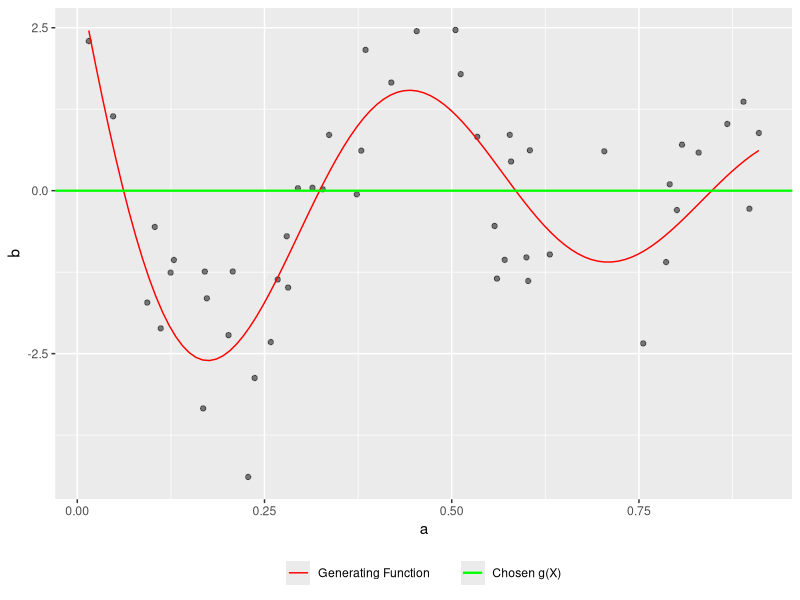
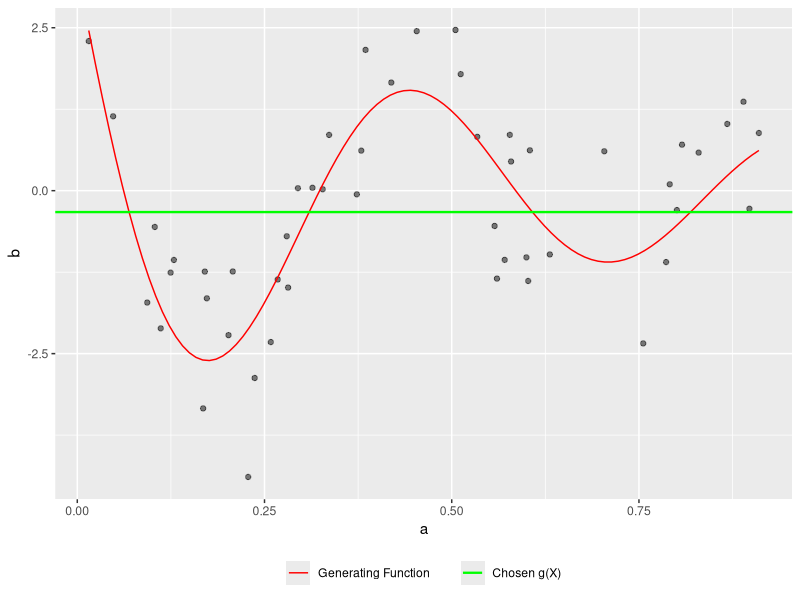
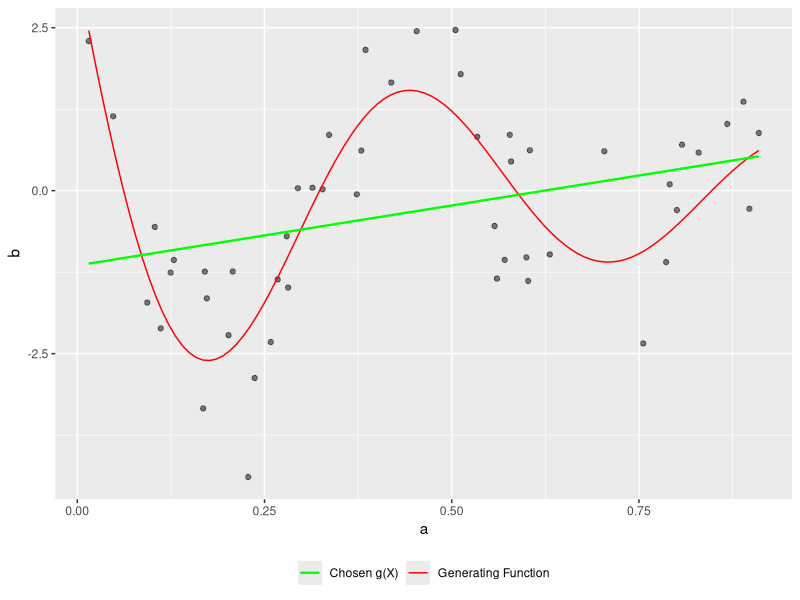
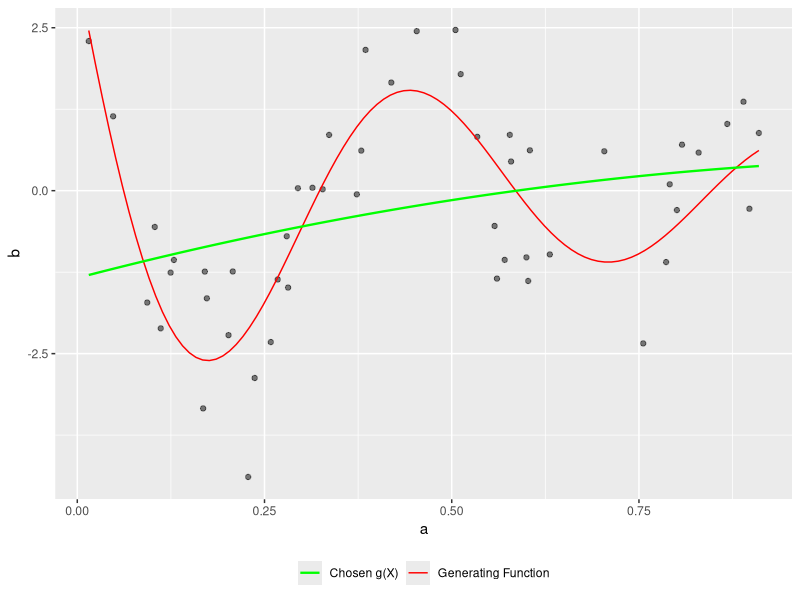
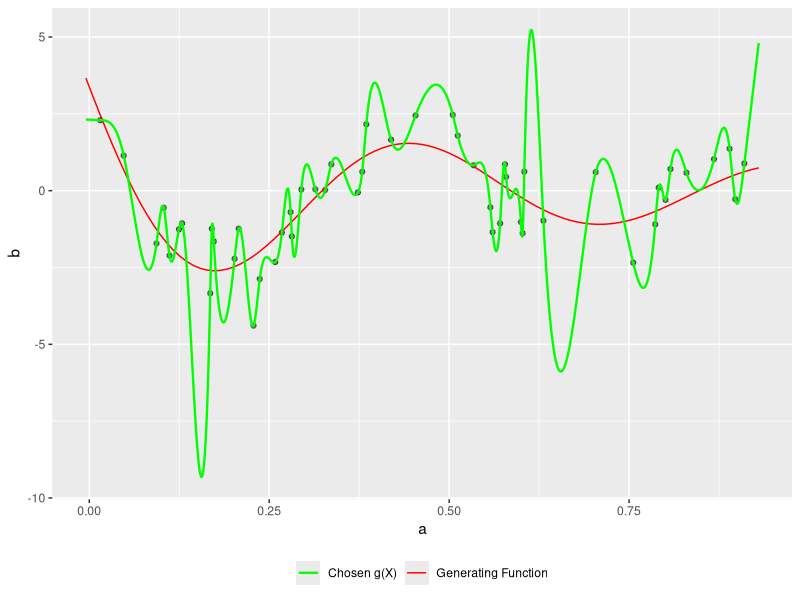
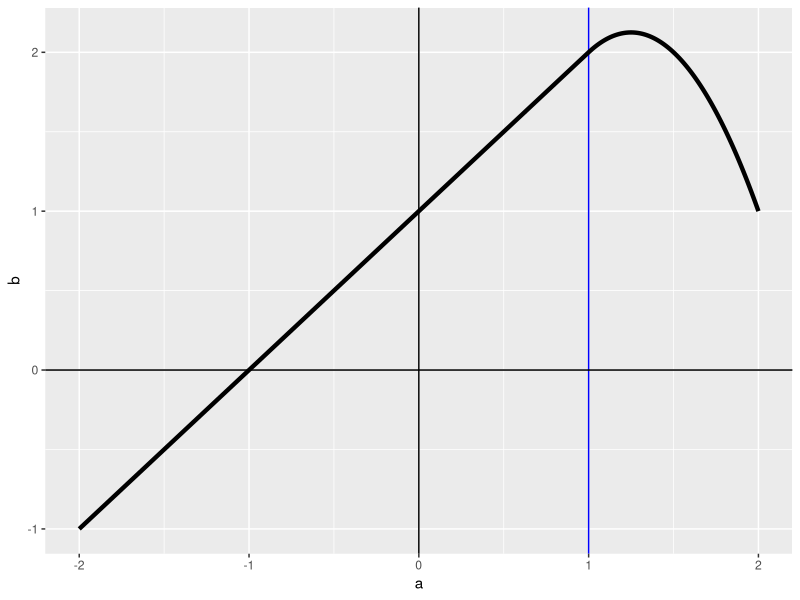
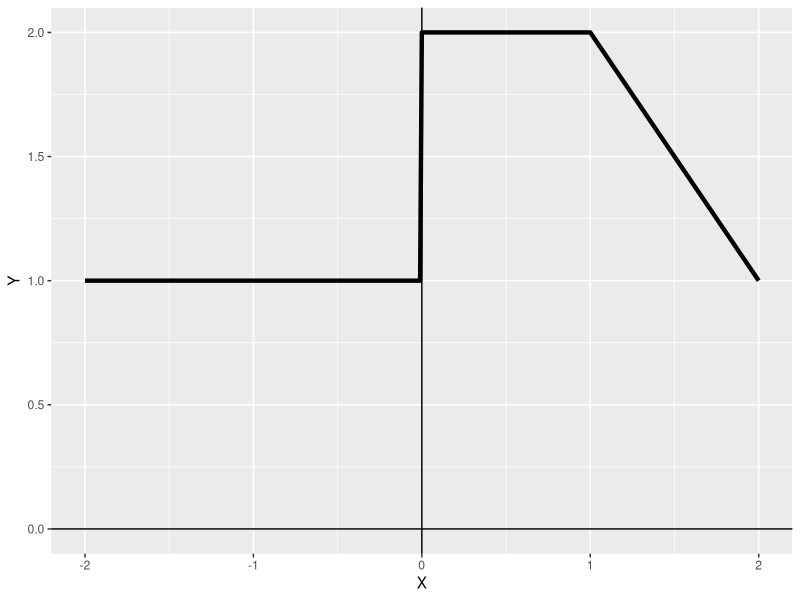

Generate these figures, in order, with R:
## ---- chunk 1
library(ggplot2)
set.seed(3)

a <- runif(50)
eps <- rnorm(50)
b <- sin(12*(a + 0.2)) / (a + 0.2) + eps
generating_fn <- function(a) {sin(12*(a + 0.2)) / (a + 0.2)}
df <- data.frame(a, b)

## ---- chunk 2
ggplot(df, aes(x = a, y = b)) + 
  geom_point(alpha = 0.5) + 
  stat_function(fun = generating_fn, aes(col = "Generating Function")) + 
  geom_hline(aes(yintercept = 0, linetype = "Chosen g(X)"), col = "green", size = 0.8) + 
  scale_color_manual(values = "red") + 
  theme(legend.position = "bottom", legend.title = element_blank())
## ---- chunk 3
ggplot(df, aes(x = a, y = b)) + 
  geom_point(alpha = 0.5) + 
  stat_function(fun = generating_fn, aes(col = "Generating Function")) + 
  geom_hline(aes(yintercept = mean(b), linetype = "Chosen g(X)"), col = "green", size = 0.8) + 
  scale_color_manual(values = "red") + 
  theme(legend.position = "bottom", legend.title = element_blank())
## ---- chunk 4
ggplot(df, aes(x = a, y = b)) + 
  geom_point(alpha = 0.5) + 
  stat_function(fun = generating_fn, aes(col = "Generating Function")) + 
  geom_smooth(method = "lm", formula = "y ~ x", se = F, size = 0.8, aes(col = "Chosen g(X)")) + 
  scale_color_manual(values = c("green", "red")) + 
  theme(legend.position = "bottom", legend.title = element_blank())
## ---- chunk 5
ggplot(df, aes(x = a, y = b)) + 
  geom_point(alpha = 0.5) + 
  stat_function(fun = generating_fn, aes(col = "Generating Function")) + 
  geom_smooth(method = "lm", formula = "y ~ x + I(x^2)", se = F, size = 0.8, aes(col = "Chosen g(X)")) + 
  scale_color_manual(values = c("green", "red")) + 
  theme(legend.position = "bottom", legend.title = element_blank())
## ---- chunk 6
interp_spline <- smooth.spline(x = df$a, y = df$b, all.knots = T, lambda = 0.0000000000001)
fitted <- predict(interp_spline, x = seq(min(a) - 0.02, max(a) + 0.02, by = 0.0001))
fitted <- data.frame(x = fitted$x, fitted_y = fitted$y)

ggplot(df, aes(x = a, y = b)) + 
  geom_point(alpha = 0.5) + 
  stat_function(fun = generating_fn, aes(col = "Generating Function")) + 
  geom_line(data = fitted, 
            aes(x = x, y = fitted_y, col = "Chosen g(X)"), size = 0.8) + 
  scale_color_manual(values = c("green", "red")) + 
  theme(legend.position = "bottom", legend.title = element_blank())
## ---- chunk 7
a = seq(-2, 2, 0.01)
b = 1 + a + -2 * (a - 1)^2 * (a >= 1)
df <- data.frame(a, b)

ggplot(df, aes(x = a, y = b)) + 
  geom_vline(xintercept = 0) + 
  geom_vline(xintercept = 1, col = "blue") + 
  geom_hline(yintercept = 0) + 
  geom_line(size = 1.5)

## ---- chunk 8
X = seq(-2, 2, 0.01)
Y = 1 + (X >= 0 & X <= 2) - (X - 1)*(X >= 1 & X <= 2) + 3*(X - 3)*(X >= 3 & X <= 4) + 3*(X > 4 & X <= 5)
df <- data.frame(X, Y)

ggplot(df, aes(x = X, y = Y)) + 
  geom_vline(xintercept = 0) + 
  geom_hline(yintercept = 0) + 
  geom_line(size = 1.5)



